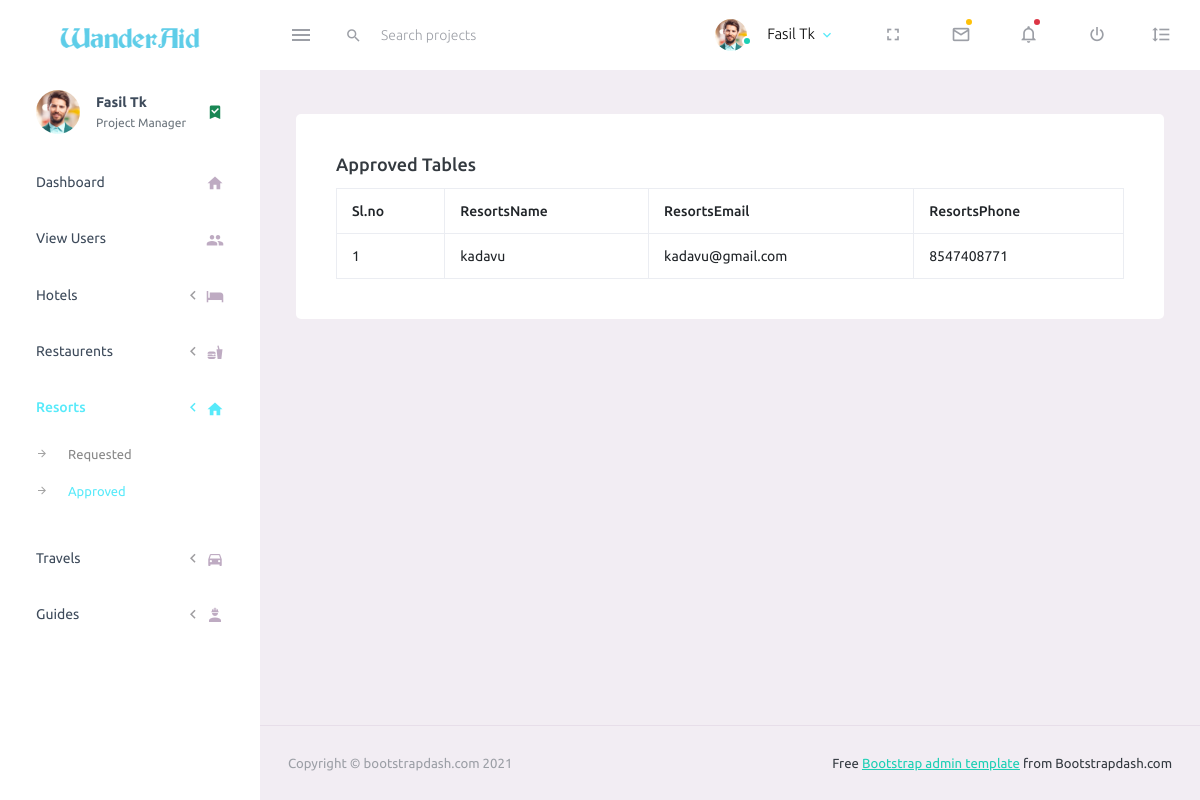
/Approved_Resorts, run on an earlier commit of the app's database.
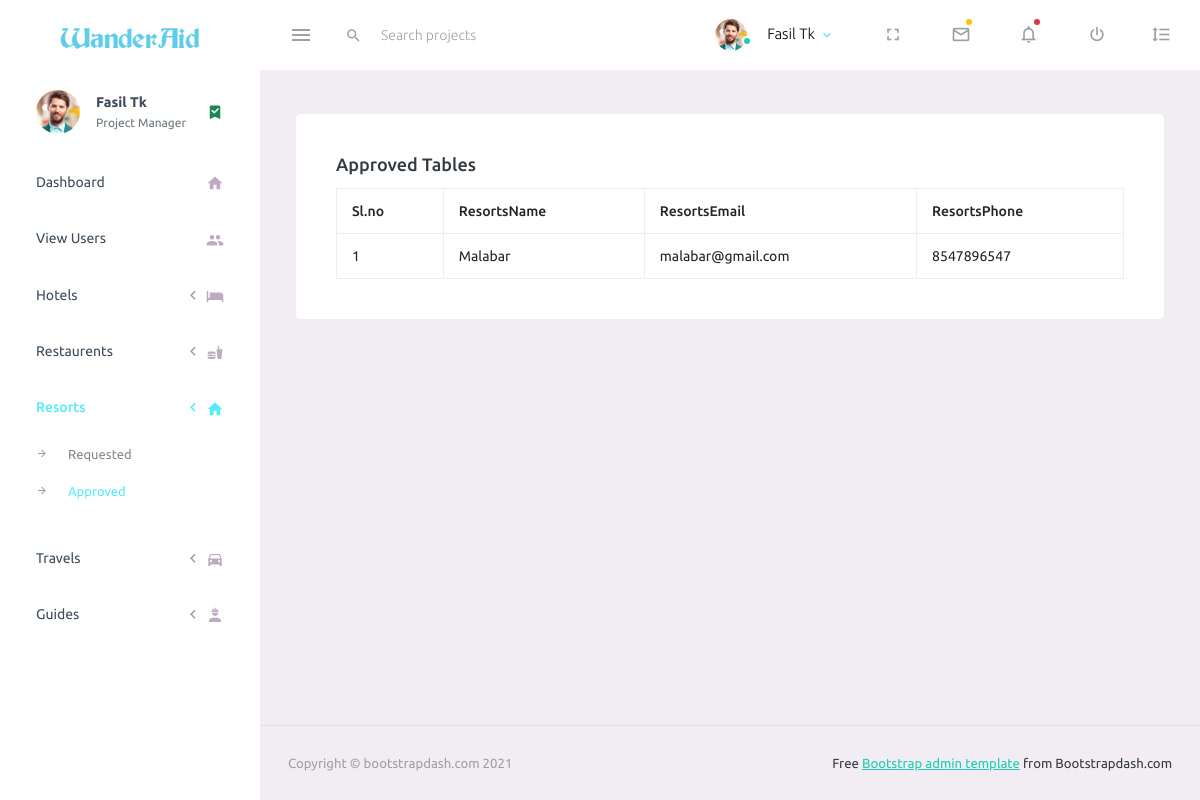
And on a later commit of the database.
### travelaid/models.py (models this page shows, shortened)
class Resort(models.Model):
    resortname=models.CharField(max_length = 50)
    resortphone =models.CharField(max_length = 50)
    resortmail= models.CharField(max_length =50)
    resortlocation=models.CharField(max_length = 50,null=True)
    resortpincode =models.CharField(max_length = 50,null=True)
    resortrating =models.CharField(max_length = 50,null=True)
    resortrooms=models.CharField(max_length = 50,null=True)
    resortcategory=models.CharField(max_length = 50,null=True)
    resortpackages = models.CharField(max_length = 50,null=True)
    resortservices = models.CharField(max_length = 50,null=True)
    resortfecilities= models.CharField(max_length = 50,null=True)
    resorttiming = models.CharField(max_length = 50,null=True)
    specialoffers = models.CharField(max_length = 50,null=True)
    availability = models.CharField(max_length = 50,null=True)
    description = models.CharField(max_length = 50,null=True)
    nba = models.CharField(max_length = 50,null=True)
    policies = models.CharField(max_length = 50,null=True)
    accomodationtypes = models.CharField(max_length = 50,null=True)
    accomodationdesc = models.CharField(max_length = 50,null=True)
    foodmenu= models.CharField(max_length = 50,null=True)
    diningoptions = models.CharField(max_length = 50,null=True)
    pricing = models.CharField(max_length = 50,null=True)
    reviews = models.CharField(max_length = 50,null=True)
    images = models.ImageField(upload_to='images/',null=True)
    resortpass = models.CharField(max_length = 50)
    role = models.CharField(max_length = 50)
    resortstatus = models.CharField( max_length =  50)
    login=models.ForeignKey(log, on_delete=models.CASCADE)

### wanderaid/views.py (the view)
# urls.py: path('Approved_Resorts',views.Approved_Resorts,name='Approved_Resorts'),
def Approved_Resorts(request):
    data = Resort.objects.all()
    return render(request,'Approved-Resorts.html',{'data':data})

### wanderaid/templates/Approved-Resorts.html (shortened to what the changed rows need)
<!DOCTYPE html>
<html lang="en">
  <head>
    <link rel="stylesheet" href="../static/vendors/mdi/css/materialdesignicons.min.css">
    <link rel="stylesheet" href="../static/vendors/css/vendor.bundle.base.css">
    <link rel="stylesheet" href="../static/css/style.css">
  </head>
  <body>
    <div class="container-scroller">
      <div class="container-fluid page-body-wrapper">
        <div class="main-panel">
          <div class="content-wrapper">
            <div class="col-lg-12 grid-margin stretch-card">
                <div class="card">
                  <div class="card-body">
                    <table class="table table-bordered">
                      <thead>
                        <tr>
                          <th> Sl.no </th>
                          <th> ResortsName</th>
                          <th> ResortsEmail </th>
                          <th> ResortsPhone </th>
                        </tr>
                      </thead>
                      <tbody>
                        {% for i in data %}
                        {% if i.resortstatus == "1" %}
                        <tr>
                            <td class="py-1">
                              {{forloop.counter}}
                            </td>
                            <td>
                              {{i.resortname}}
                            </td>
                            <td>
                              {{i.resortmail}}
                            </td>
                            <td>
                              {{i.resortphone}}
                            </td>
                        </tr>
                        {% endif %}
                        {% endfor %}
                      </tbody>
                    </table>
                  </div>
                </div>
              </div>
            </div>
        </div>
      </div>
    </div>
  </body>
</html>

What changed in the data, as far as the page shows it:
changed Resort: resortname "kadavu" → "Malabar"; resortmail "kadavu@gmail.com" → "malabar@gmail.com"; resortphone "8547408771" → "8547896547"
